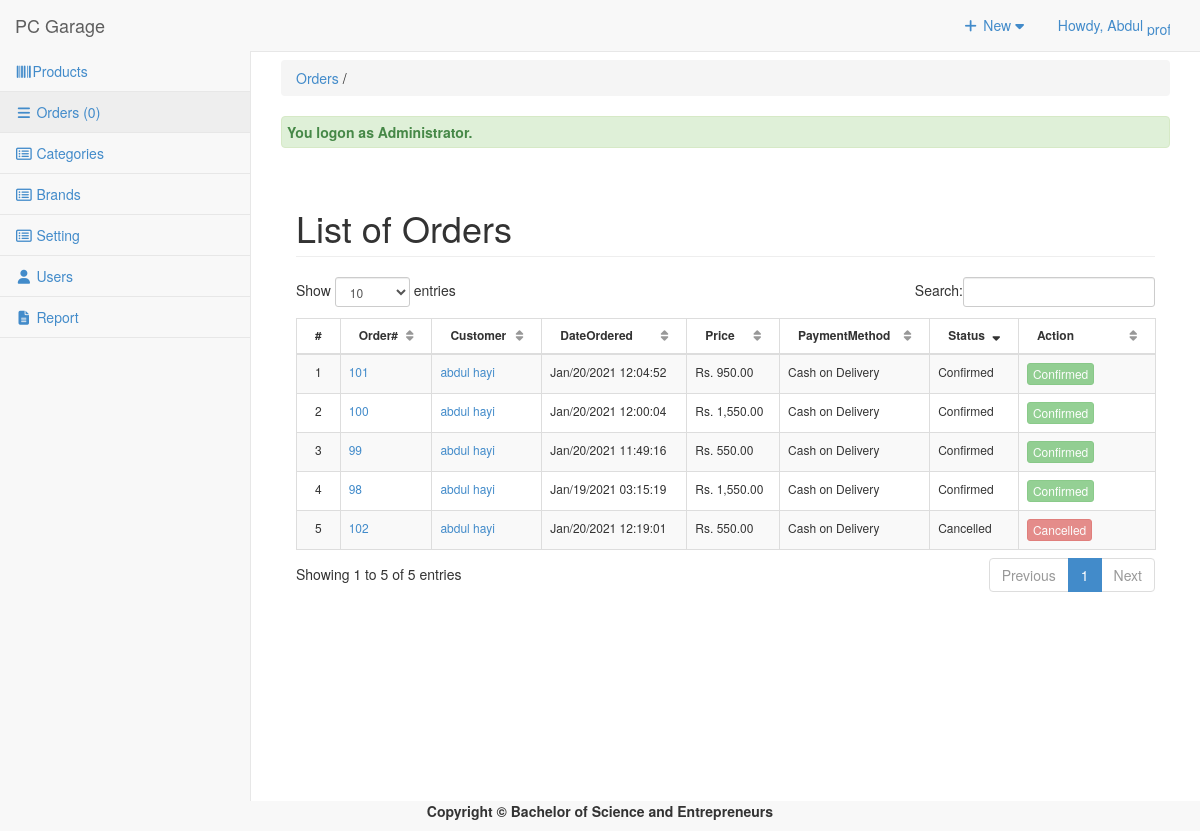
The app's page /admin/orders/index.php (signed in) with its own data.
### tables this page shows
CREATE TABLE `tblsummary` (
  `SUMMARYID` int(11) NOT NULL,
  `ORDEREDDATE` datetime NOT NULL,
  `CUSTOMERID` int(11) NOT NULL,
  `ORDEREDNUM` int(11) NOT NULL,
  `DELFEE` double NOT NULL,
  `PAYMENT` double NOT NULL,
  `PAYMENTMETHOD` varchar(30) NOT NULL,
  `ORDEREDSTATS` varchar(30) NOT NULL,
  `ORDEREDREMARKS` varchar(125) NOT NULL,
  `CLAIMEDADTE` datetime NOT NULL,
  `HVIEW` tinyint(4) NOT NULL,
  `USERID` int(11) NOT NULL
);

CREATE TABLE `tblcustomer` (
  `CUSTOMERID` int(11) NOT NULL,
  `FNAME` varchar(30) NOT NULL,
  `LNAME` varchar(30) NOT NULL,
  `MNAME` varchar(30) NOT NULL,
  `CUSHOMENUM` varchar(90) NOT NULL,
  `STREETADD` text NOT NULL,
  `BRGYADD` text NOT NULL,
  `CITYADD` text NOT NULL,
  `PROVINCE` varchar(80) NOT NULL,
  `COUNTRY` varchar(30) NOT NULL,
  `DBIRTH` date NOT NULL,
  `GENDER` varchar(10) NOT NULL,
  `PHONE` varchar(20) NOT NULL,
  `EMAILADD` varchar(40) NOT NULL,
  `ZIPCODE` int(6) NOT NULL,
  `CUSUNAME` varchar(20) NOT NULL,
  `CUSPASS` varchar(90) NOT NULL,
  `CUSPHOTO` varchar(255) NOT NULL,
  `TERMS` tinyint(4) NOT NULL,
  `DATEJOIN` date NOT NULL
);

### admin/orders/index.php (called while the page is built, shortened)
<?php
require_once ("../theme/templates.php");
?>

### include/database.php (called while the page is built, shortened)
<?php
class Database {
	var $sql_string = '';
	private $conn;
	public function open_connection() {
		$this->conn = mysqli_connect(server,user,pass);
		if(!$this->conn){
			echo "Problem in database connection! Contact administrator!";
			exit();
		}else{
			$db_select = mysqli_select_db($this->conn,database_name);
		}
	}
	function setQuery($sql='') {
		$this->sql_string=$sql;
	}
	function executeQuery() {
		$result = mysqli_query($this->conn,$this->sql_string);
		return $result;
	}
	private function confirm_query($result) {
		return $result;
	}
	function loadResultList( $key='' ) {
		$cur = $this->executeQuery();
		$array = array();
		while ($row = mysqli_fetch_object($cur)) {
			if ($key) {
				$array[$row->$key] = $row;
			} else {
				$array[] = $row;
			}
		}
		return $array;
	}
}
$mydb = new Database();
?>

### admin/orders/list.php (the view, shortened to what this page needs)
<div class="container">
 	<div class="row">
       	 <div class="col-lg-12">
            <h1 class="page-header">List of Orders</h1>
       		</div>
   		 </div>
			    <form action="controller.php?action=delete" Method="POST">
				 <div class="table-responsive">
                  <table id="example" class="table  table-striped table-bordered table-hover"  style="font-size:12px" cellspacing="0">
			 		<thead>
			 		<tr >
				  		<th>#</th>
				  		<th>Order#</th>
				  		<th>Customer</th>
				  		<th>DateOrdered</th>
				  		<th >Price</th>
				  		<th >PaymentMethod</th>
				  		<th>Status</th>
				  		<th width="100px">Action</th>
				  	</tr>
			   		</thead>
			   		<tbody>
					<?php
				  		$query = "SELECT * FROM `tblsummary` s ,`tblcustomer` c
				  				WHERE   s.`CUSTOMERID`=c.`CUSTOMERID` ORDER BY   `ORDEREDNUM` desc ";
				  		$mydb->setQuery($query);
				  		$cur = $mydb->loadResultList();
						foreach ($cur as $result) {
						?>
					<?php
						echo '<tr>';
				  		echo '<td width="3%" align="center"></td>';
				  		echo '<td><a href="#" title="View list Of ordered" data-target="#myModal" data-toggle="modal" class="orders" data-id="'.$result->ORDEREDNUM.'">'.$result->ORDEREDNUM .'</a> </td>';
				  		echo '<td><a href="index.php?view=customerdetails&customerid='.$result->CUSTOMERID.'" title="View customer information">'. $result->FNAME.' '. $result->LNAME.'</a></td>';
				  		echo '<td>'. date_format(date_create($result->ORDEREDDATE),"M/d/Y h:i:s").'</td>';
				  		echo '<td> Rs. '.number_format($result->PAYMENT ,2).'</td>';
				  		echo '<td >'.$result->PAYMENTMETHOD .'</td>';
				  		echo '<td >'. $result->ORDEREDSTATS.'</td>';
				  		if($result->ORDEREDSTATS=='Pending'){
				  				echo '<td><a href="controller.php?action=edit&id='.$result->ORDEREDNUM.'&customerid='.$result->CUSTOMERID.'&actions=cancel" class="btn btn-danger btn-xs">Cancel</a>
				  				<a href="controller.php?action=edit&id='.$result->ORDEREDNUM.'&customerid='.$result->CUSTOMERID.'&actions=confirm"  class="btn btn-primary btn-xs">Confirm</a></td>';
			  	 		}elseif($result->ORDEREDSTATS=='Confirmed'){
				  	 			echo '<td><a href="#"  class="btn btn-success btn-xs" disabled>Confirmed</a></td>';
			  	 		}else{
			  	 			 echo '<td> <a  href="#"  class="btn btn-danger btn-xs" disabled>Cancelled</a></td>';
			  	 		}
				  		echo '</tr>';
				  	}
				  	?>
				 </tbody>
				</table>
				</div>
				</form>

### admin/css/sb-admin-2.css (style rules this page uses)
body { background-color: #f8f8f8; }
table.dataTable thead .sorting, table.dataTable thead .sorting_asc, table.dataTable thead .sorting_desc, table.dataTable thead .sorting_asc_disabled, table.dataTable thead .sorting_desc_disabled { background: 0 0; }
table.dataTable thead .sorting_desc:after { content: "\f0dd"; float: right; font-family: fontawesome; }
table.dataTable thead .sorting:after { content: "\f0dc"; float: right; font-family: fontawesome; color: rgba(50,50,50,.5); }

### records on screen
tblsummary: ORDEREDNUM "102", CUSTOMERID.FNAME "abdul", CUSTOMERID.LNAME "hayi", ORDEREDDATE "Jan/20/2021 12:19:01", PAYMENT "550.00", PAYMENTMETHOD "Cash on Delivery", ORDEREDSTATS "Cancelled"
tblsummary: ORDEREDNUM "101", CUSTOMERID.FNAME "abdul", CUSTOMERID.LNAME "hayi", ORDEREDDATE "Jan/20/2021 12:04:52", PAYMENT "950.00", PAYMENTMETHOD "Cash on Delivery", ORDEREDSTATS "Confirmed"
tblsummary: ORDEREDNUM "100", CUSTOMERID.FNAME "abdul", CUSTOMERID.LNAME "hayi", ORDEREDDATE "Jan/20/2021 12:00:04", PAYMENT "1,550.00", PAYMENTMETHOD "Cash on Delivery", ORDEREDSTATS "Confirmed"
tblsummary: ORDEREDNUM "99", CUSTOMERID.FNAME "abdul", CUSTOMERID.LNAME "hayi", ORDEREDDATE "Jan/20/2021 11:49:16", PAYMENT "550.00", PAYMENTMETHOD "Cash on Delivery", ORDEREDSTATS "Confirmed"
tblsummary: ORDEREDNUM "98", CUSTOMERID.FNAME "abdul", CUSTOMERID.LNAME "hayi", ORDEREDDATE "Jan/19/2021 03:15:19", PAYMENT "1,550.00", PAYMENTMETHOD "Cash on Delivery", ORDEREDSTATS "Confirmed"

### other values on screen
$_SESSION['U_NAME'] "Abdul"
$res "0"
$title "Orders"
$_SESSION['message'] "You logon as Administrator."
